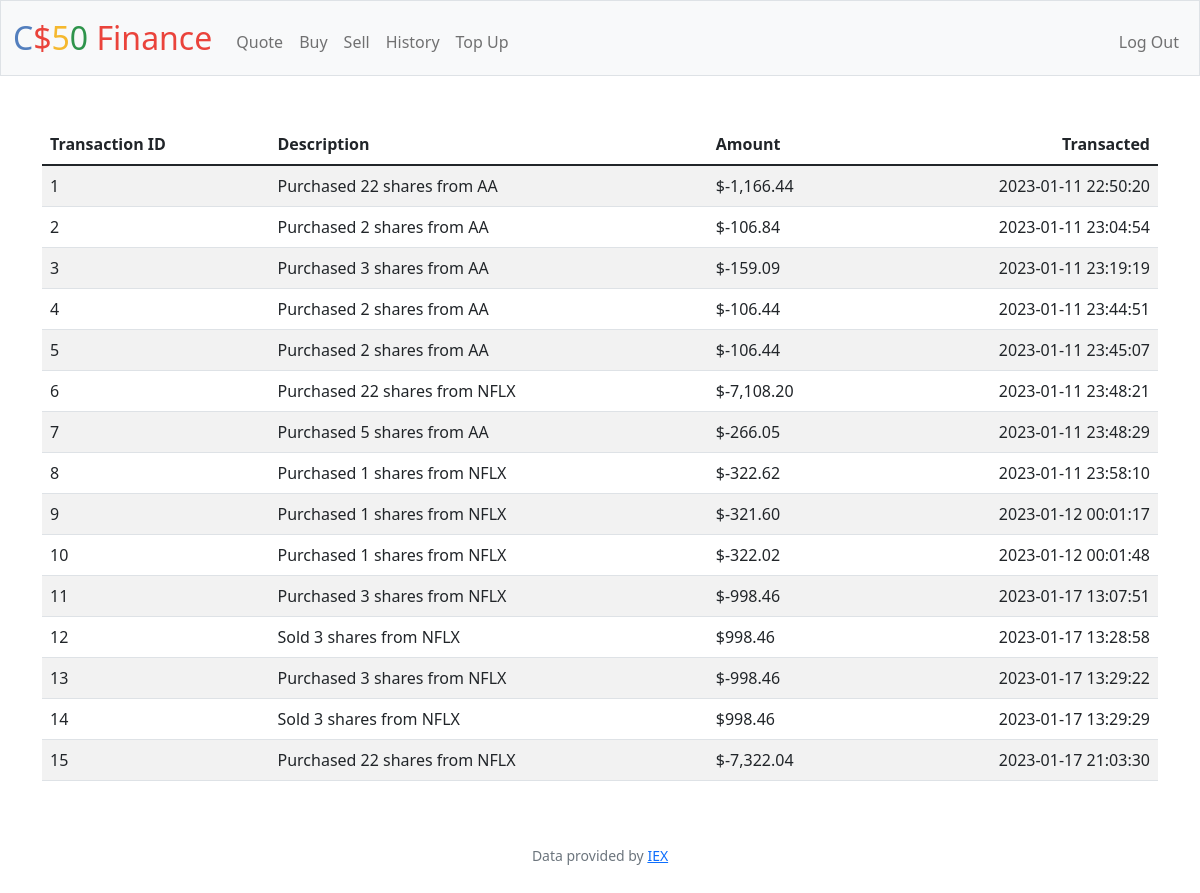
Screenshot of /history (signed in) with the database file from the repository.
### tables this page shows
CREATE TABLE transactions(
    transaction_id INTEGER PRIMARY KEY AUTOINCREMENT NOT NULL,
    short_description TEXT NOT NULL,
    date_and_time TEXT NOT NULL,
    amount REAL NOT NULL,
    user_id INTEGER NOT NULL,

    FOREIGN KEY (user_id)
        REFERENCES users(id)
        ON DELETE CASCADE
        ON UPDATE CASCADE
);

### app.py (the view)
@app.route("/history")
@login_required
def history():
    transactions = db.execute("SELECT * FROM transactions WHERE user_id = ?", session.get("user_id"))
    return render_template("history.html", transactions=transactions, usd=usd)

### app.py (called while the page is built)
@app.after_request
def after_request(response):
    response.headers["Cache-Control"] = "no-cache, no-store, must-revalidate"
    response.headers["Expires"] = 0
    response.headers["Pragma"] = "no-cache"
    return response

### helpers.py (called while the page is built)
def login_required(f):
    @wraps(f)
    def decorated_function(*args, **kwargs):
        if session.get("user_id") is None:
            return redirect("/login")
        return f(*args, **kwargs)
    return decorated_function

def usd(value):
    return f"${value:,.2f}"

### templates/history.html (shortened to what this page needs)
{% extends "layout.html" %}
{% block main %}
        <table class="table table-striped">
            <thead>
                <th class="text-start" scope="col">Transaction ID</th>
                <th class="text-start" scope="col">Description</th>
                <th class="text-start" scope="col">Amount</th>
                <th class="text-end" scope="col">Transacted</th>
            </thead>
            <tbody>
                {% for transaction in transactions %}
                    <tr>
                        <td class="text-start">{{ transaction.transaction_id }}</td>
                        <td class="text-start">{{ transaction.short_description }}</td>
                        <td class="text-start">{{ usd(transaction.amount) }}</td>
                        <td class="text-end">{{ transaction.date_and_time }}</td>
                    </tr>
                {% endfor %}
            </tbody>
        </table>
{% endblock %}

### templates/layout.html (shortened to what this page needs)
<!DOCTYPE html>
<html lang="en">
    <head>
        <link href="https://cdn.jsdelivr.net/npm/bootstrap@5.1.3/dist/css/bootstrap.min.css" rel="stylesheet">
        <link href="/static/styles.css" rel="stylesheet">
    </head>
    <body>
        <nav class="bg-light border navbar navbar-expand-md navbar-light">
            <div class="container-fluid">
                <a class="navbar-brand" href="/"><span class="blue">C</span><span class="red">$</span><span class="yellow">5</span><span class="green">0</span> <span class="red">Finance</span></a>
                <div class="collapse navbar-collapse" id="navbar">
                    {% if session["user_id"] %}
                        <ul class="navbar-nav me-auto mt-2">
                            <li class="nav-item"><a class="nav-link" href="/quote">Quote</a></li>
                            <li class="nav-item"><a class="nav-link" href="/buy">Buy</a></li>
                            <li class="nav-item"><a class="nav-link" href="/sell">Sell</a></li>
                            <li class="nav-item"><a class="nav-link" href="/history">History</a></li>
                            <li class="nav-item"><a class="nav-link" href="/topup">Top Up</a></li>
                        </ul>
                        <ul class="navbar-nav ms-auto mt-2">
                            <li class="nav-item"><a class="nav-link" href="/logout">Log Out</a></li>
                        </ul>
                    {% else %}
                        <ul class="navbar-nav ms-auto mt-2">
                            <li class="nav-item"><a class="nav-link" href="/register">Register</a></li>
                            <li class="nav-item"><a class="nav-link" href="/login">Log In</a></li>
                        </ul>
                    {% endif %}
                </div>
            </div>
        </nav>
        <main class="container py-5 text-center">
            {% block main %}{% endblock %}
        </main>
        <footer class="mb-5 small text-center text-muted">
            Data provided by <a href="https://iexcloud.io/">IEX</a>
        </footer>
    </body>
</html>

### static/styles.css (style rules this page uses)
nav .navbar-brand { font-size: xx-large; }
nav .navbar-brand .blue { color: #537fbe; }
nav .navbar-brand .red { color: #ea433b; }
nav .navbar-brand .yellow { color: #f5b82e; }
nav .navbar-brand .green { color: #2e944b; }

### rows the page displays
transactions: amount "$-1,166.44"
transactions: amount "$-106.84"
transactions: amount "$-159.09"
transactions: amount "$-106.44"
transactions: amount "$-106.44"
transactions: amount "$-7,108.20"
transactions: amount "$-266.05"
transactions: amount "$-322.62"
transactions: amount "$-321.60"
transactions: amount "$-322.02"
transactions: amount "$-998.46"
transactions: amount "$998.46"
transactions: amount "$-998.46"
transactions: amount "$998.46"
transactions: amount "$-7,322.04"
